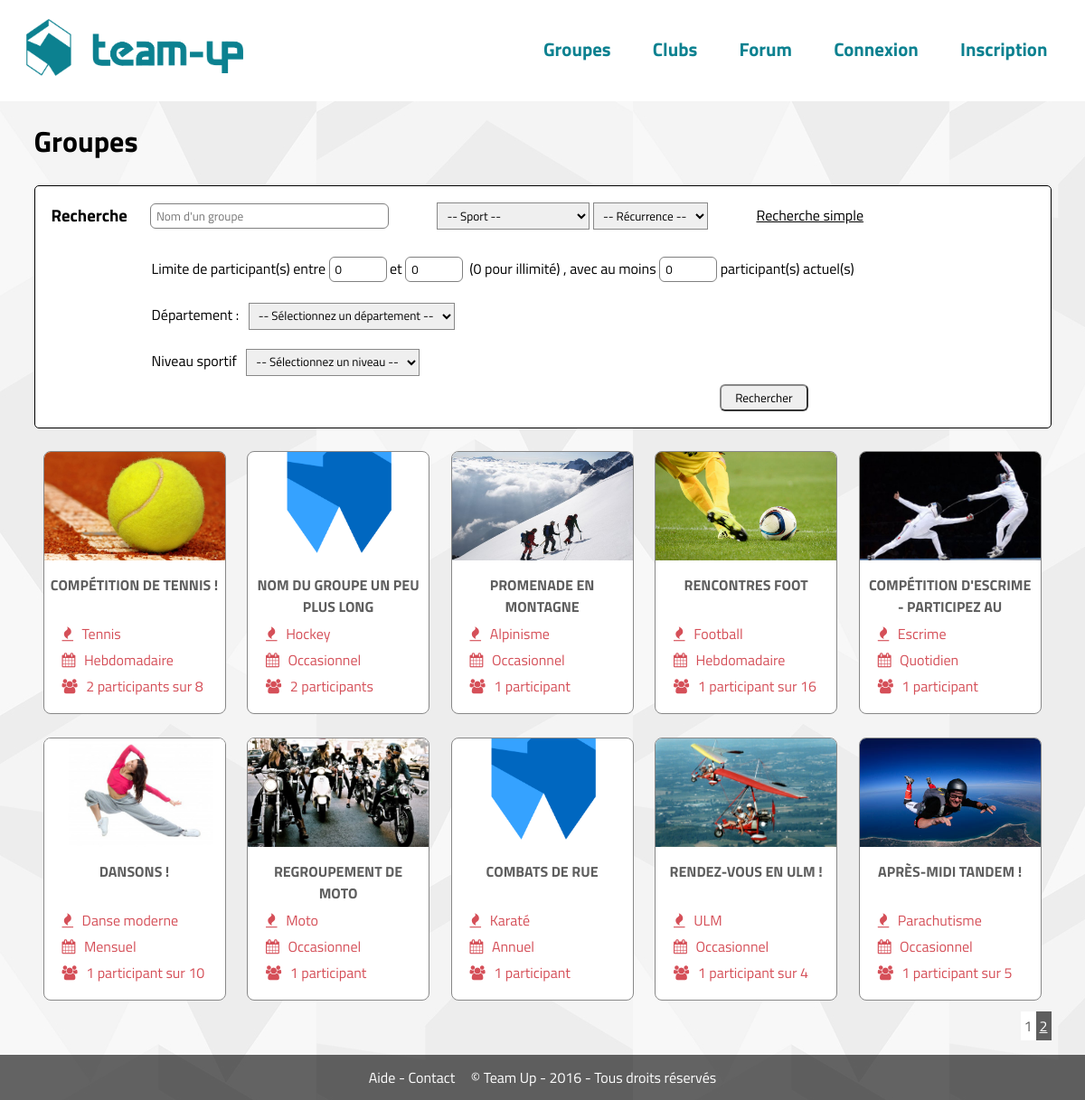
The app's page /?page=groupes&recherche, older data.
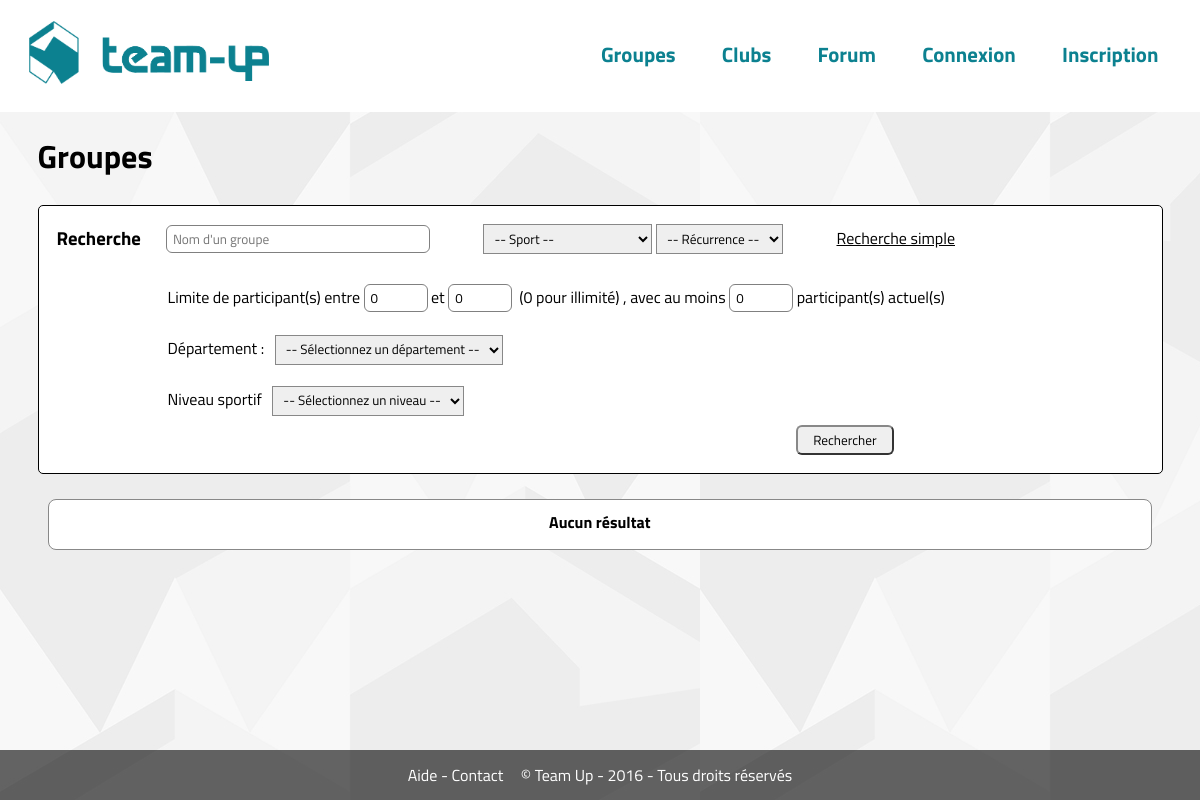
The same page, newer data.
### tables this page shows
CREATE TABLE `groupes` (
  `id` int(11) NOT NULL,
  `titre` varchar(255) NOT NULL,
  `id_departement` int(11) NOT NULL,
  `description` text NOT NULL,
  `id_sport` int(11) NOT NULL,
  `id_club` int(11) NOT NULL,
  `max_participants` int(11) NOT NULL,
  `min_participants` int(11) NOT NULL,
  `visibilite` enum('public','prive') NOT NULL,
  `recurrence` enum('occasionnel','quotidien','hebdomadaire','mensuel','annuel') NOT NULL,
  `niveau` int(11) NOT NULL,
  `tendance` int(11) NOT NULL
);

CREATE TABLE `sports` (
  `id` int(11) NOT NULL,
  `nom` varchar(255) NOT NULL,
  `description` text NOT NULL
);

### controleurs/groupes.php (called while the page is built, shortened)
<?php
include 'modeles/groupes.php';
include 'modeles/pagination.php';
$groupes_par_page = 10;
if(isset($_GET['p']) && !empty($_GET['p'])) {
	$page = (int) $_GET['p'];
} else {
	$page = 1;
}
$debut_requete = ($page - 1) * $groupes_par_page;
if(isset($_GET['nom']) && isset($_GET['sport']) && isset($_GET['recurrence'])) {
	$requete = '';
	if(!empty($_GET['nom']))
		$requete .= ' titre LIKE :titre AND';
	if(!empty($_GET['sport']))
		$requete .= ' id_sport = :id_sport AND';
	if(!empty($_GET['recurrence']))
		$requete .= ' recurrence = :recurrence AND';
	$requete .= ' 1=1';
	$recherche = rechercher_groupe($_GET['nom'], $_GET['sport'], $_GET['recurrence'], $requete, $debut_requete, $groupes_par_page);
	echo json_encode($recherche['lignes']);
	exit();
} elseif(isset($_GET['recherche'])) {
	$requete = '';
	$requete .= ' 1=1';
	$recherche = rechercher_groupe_avancee($_GET['recherche'], (isset($_GET['sport']) ? $_GET['sport'] : null), (isset($_GET['recurrence']) ? $_GET['recurrence'] : null), (isset($_GET['min']) ? $_GET['min'] : null), (isset($_GET['max']) ? $_GET['max'] : null), (isset($_GET['departement']) ? $_GET['departement'] : null), (isset($_GET['niveau']) ? $_GET['niveau'] : null), $requete, $debut_requete, $groupes_par_page);
} else {
	$recherche = recuperer_groupes($debut_requete, $groupes_par_page);
}
$groupes = $recherche['lignes'];
include 'vues/groupes.php';

### modeles/groupes.php (called while the page is built, shortened)
<?php
function rechercher_groupe_avancee($titre, $id_sport, $recurrence, $min, $max, $departement, $niveau, $requete, $debut, $combien) {
	global $pdo;
	$stmt = $pdo->prepare('SELECT SQL_CALC_FOUND_ROWS s.nom AS nom_sport, g.id AS id_groupe, g.*, s.*, COUNT(*) AS nbre FROM groupes g
																										JOIN sports s ON s.id = g.id_sport
																										LEFT JOIN groupes_membres gm ON gm.id_groupe = g.id
																									WHERE ' . $requete . '
																									GROUP BY g.id
																									LIMIT :debut, :combien');
	$stmt->bindValue('debut', $debut, PDO::PARAM_INT);
	$stmt->bindValue('combien', $combien, PDO::PARAM_INT);
	$stmt->execute();
	return array('nombre' => $pdo->query('SELECT FOUND_ROWS();')->fetch(PDO::FETCH_COLUMN), 'lignes' => $stmt->fetchAll());
}

### vues/groupes.php (the view, shortened to what the changed rows need)
<h1><a href="?page=groupes" class="lien-simple">Groupes</a></h1>
<div id="liste-groupes">
<?php
	if(!empty($groupes)) {
		foreach ($groupes as $groupe) {
			if(!isset($_GET['actuel']) || empty($_GET['actuel']) || $groupe['nbre'] >= $_GET['actuel']) {
?>
	<div class="groupe encadrer">
		<a href="?page=groupe&amp;id=<?php echo $groupe['id_groupe']; ?>" title="<?php echo htmlspecialchars($groupe['titre']); ?>">
			<div class="details">
				<div class="photo" style="background-image: url('<?php echo (is_file(DOSSIER_GROUPE . $groupe['id_groupe'] . '.jpg') ? DOSSIER_GROUPE . $groupe['id_groupe'] . '.jpg' : DOSSIER_GROUPE . '0.jpg') ?>');">
				</div>
				<h4><?php echo htmlspecialchars($groupe['titre']); ?></h4>
				<p>
					<i class="fa fa-fire"></i> <?php echo $groupe['nom_sport']; ?><br>
					<i class="fa fa-calendar"></i> <?php echo ucfirst($groupe['recurrence']); ?><br>
					<i class="fa fa-users"></i> <?php echo $groupe['nbre']; ?> participant<?php echo ($groupe['nbre'] > 1 ? 's' : null); ?><?php echo ($groupe['max_participants'] > 0 ? ' sur ' . $groupe['max_participants'] : null);  ?><br>
				</p>
			</div>
		</a>
	</div>
<?php
			}
		}
?>
<?php
		pagination($total_groupes);
	} else {
?>
	<div class="groupe encadrer align-center" style="width:98%;padding-top:10px;">
		<h4>Aucun résultat</h4>
	</div>
<?php
	}
?>
</div>

### modeles/pagination.php (shortened to what the changed rows need)
<?php
function parametreUrl($name, $value) {
    if(empty($_SERVER['QUERY_STRING'])) {
        return '?'.$name.'='.$value;
    } else {
        $return = $name.'='.$value;
        foreach ($_GET as $k => $v) {
            if($name != $k) {
                $return .= '&'.$k.'='.$v;
            }
        }
        return '?'.$return;
    }
}
function pagination($nombre_entrees, $nombre_par_page = 10, $variable_page = 'p', $pages_visibles = 4) {
	if(isset($_GET[$variable_page])) {
		$page = (int) $_GET[$variable_page];
	} else {
		$page = 1;
	}
	echo '<div class="pagination">';
	$nombre_pages = ceil($nombre_entrees / $nombre_par_page) + 1;
	for ($i=1; $i < $nombre_pages; $i++) {
		if($page == $i) {
			echo '<span class="page-active">'.$i.'</span>';
		} else {
			if($i > ($page - $pages_visibles) && $i < ($page + $pages_visibles)) {
				echo '<a href="'.parametreUrl($variable_page, $i).'">'.$i.'</a> ';
			}
		}
	}
	echo '</div>';
}

Row changes from the older to the newer data that the page shows:
removed groupes: shows a picture, titre "COMPÉTITION DE TENNIS !", id_sport.nom "Tennis", recurrence "Hebdomadaire", nbre "2", max_participants "8"
removed groupes: titre "NOM DU GROUPE UN PEU PLUS LONG", id_sport.nom "Hockey", recurrence "Occasionnel", nbre "2"
removed groupes: shows a picture, titre "PROMENADE EN MONTAGNE", id_sport.nom "Alpinisme", recurrence "Occasionnel", nbre "1"
removed groupes: shows a picture, titre "RENCONTRES FOOT", id_sport.nom "Football", recurrence "Hebdomadaire", nbre "1", max_participants "16"
removed groupes: shows a picture, titre "COMPÉTITION D'ESCRIME - PARTICIPEZ AU…", id_sport.nom "Escrime", recurrence "Quotidien", nbre "1"
removed groupes: shows a picture, titre "DANSONS !", id_sport.nom "Danse moderne", recurrence "Mensuel", nbre "1", max_participants "10"
removed groupes: shows a picture, titre "REGROUPEMENT DE MOTO", id_sport.nom "Moto", recurrence "Occasionnel", nbre "1"
removed groupes: titre "COMBATS DE RUE", id_sport.nom "Karaté", recurrence "Annuel", nbre "1"
removed groupes: shows a picture, titre "RENDEZ-VOUS EN ULM !", id_sport.nom "ULM", recurrence "Occasionnel", nbre "1", max_participants "4"
removed groupes: shows a picture, titre "APRÈS-MIDI TANDEM !", id_sport.nom "Parachutisme", recurrence "Occasionnel", nbre "1", max_participants "5"
Text that changed along with them:
text now shown: "Aucun résultat"
list line gone: "1"
list line gone: "2"
